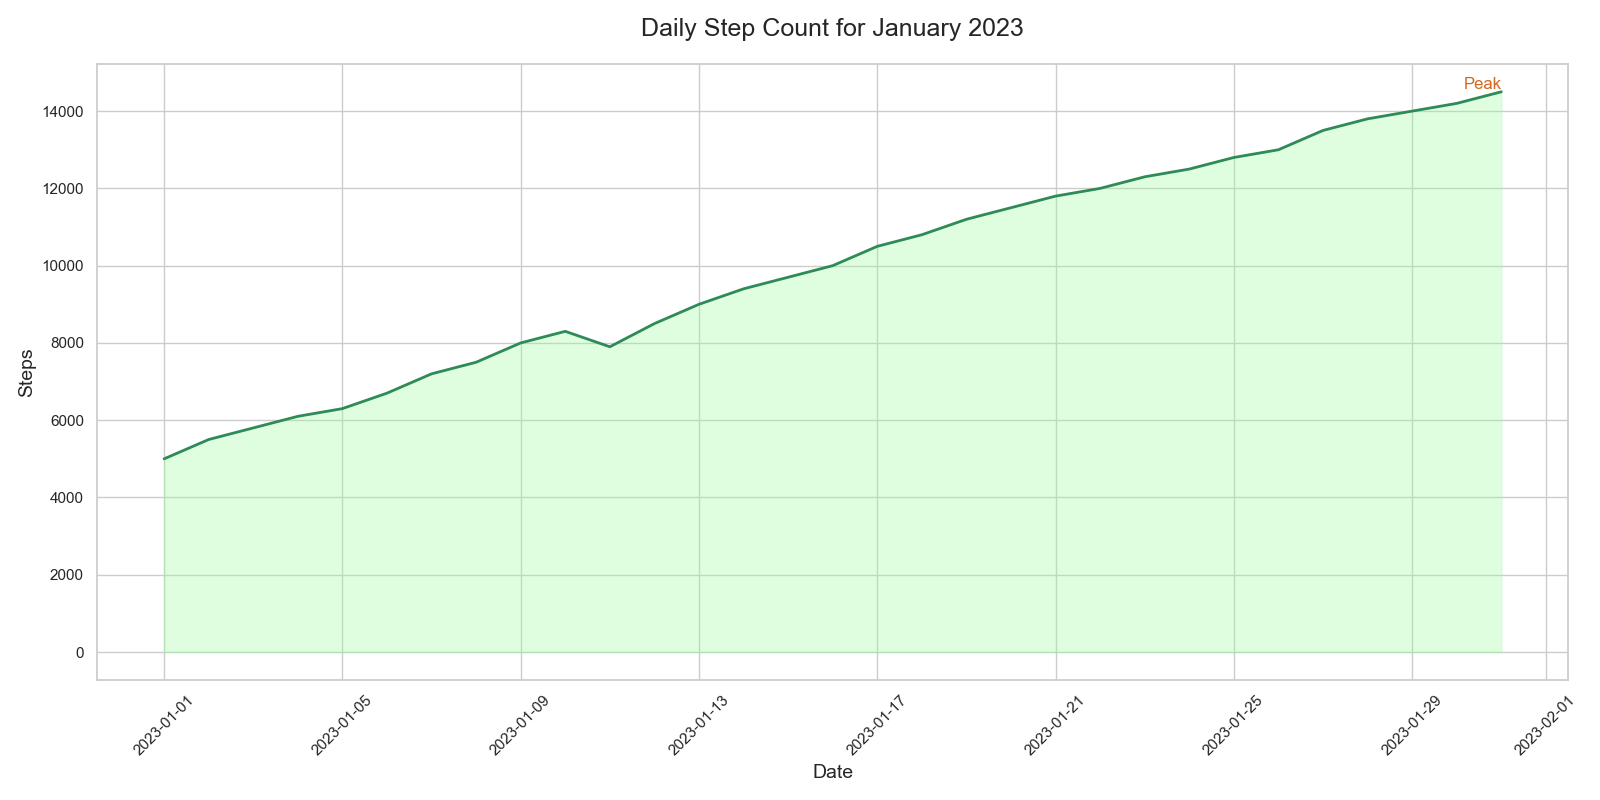

The script that drew this image:

import pandas as pd
import seaborn as sns
import matplotlib.pyplot as plt

data = {
    'Date': pd.date_range(start='2023-01-01', periods=31, freq='D'),
    'Steps': [5000, 5500, 5800, 6100, 6300, 6700, 7200, 7500, 8000, 8300, 7900, 8500, 9000, 9400, 9700,
              10000, 10500, 10800, 11200, 11500, 11800, 12000, 12300, 12500, 12800, 13000, 13500, 13800, 14000, 14200, 14500]
}

df = pd.DataFrame(data)

plt.figure(figsize=(16, 8))
sns.lineplot(data=df, x='Date', y='Steps', color='#2e8b57', lw=2)
plt.fill_between(df['Date'], 0, df['Steps'], color='#98fb98', alpha=0.3)
plt.title('Daily Step Count for January 2023', fontsize=18, pad=20)
plt.xlabel('Date', fontsize=14)
plt.ylabel('Steps', fontsize=14)
plt.text(x=df['Date'][30], y=df['Steps'][30], s="Peak", color='#d2691e', va='bottom', ha='right', fontsize=12)
plt.xticks(rotation=45)
plt.tight_layout()
plt.show()
